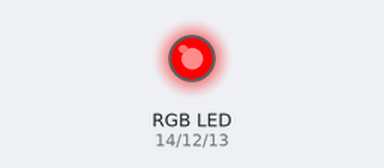
The program below on a simulated MicroPython board. On the bench: an RGB LED mixed from three pins (HIGH = lit).

Above: at 2.35 s.
At 20.6 s:
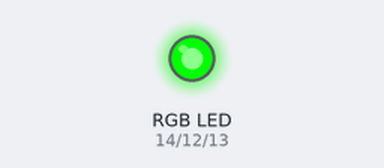
At 29.0 s:
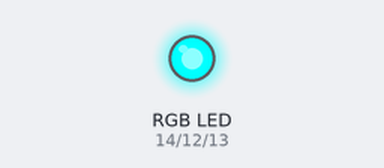
At 33.7 s:
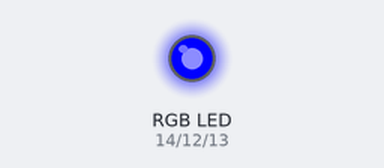
At 34.7 s:
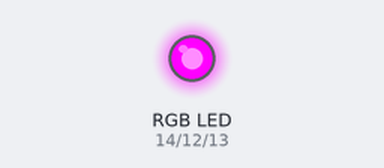
At 37.7 s:
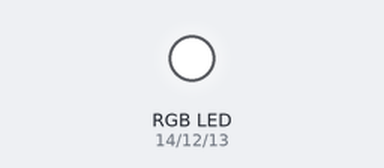
Timing chart, 0 to 40.0 s (numbered marks = the images above):
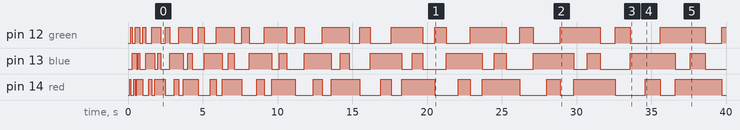

The program:

dodatni_z2.py
```python
import time
from machine import Pin
time.sleep(0.1) # Wait for USB to become ready

red = Pin(14, Pin.OUT)
green = Pin(12, Pin.OUT)
blue = Pin(13, Pin.OUT)

pins = [red, green, blue]

trajanje = 0.1

while True:
    while trajanje < 1.1:
        for lRGB in [[1, 0, 0], [0, 1, 0], [0, 0, 1], [1, 0, 1], [0, 1, 1], [1, 1, 0], [1, 1, 1]]:
            for pin, value in zip(pins, lRGB):
                pin.value(value)
            time.sleep(trajanje)
        trajanje += 0.1

    while trajanje > 0.1:
        for lRGB in [[1, 0, 0], [0, 1, 0], [0, 0, 1], [1, 0, 1], [0, 1, 1], [1, 1, 0], [1, 1, 1]]:
            for pin, value in zip(pins, lRGB):
                pin.value(value)
            time.sleep(trajanje)
        trajanje -= 0.1
```

Measured:
- by itself, pin 12 (green): LOW → HIGH at 0.20 s, → LOW 0.10 s later, → HIGH 0.20 s later, → LOW 0.30 s later, … (41 changes in this stretch)
- by itself, pin 13 (blue): LOW → HIGH at 0.30 s, → LOW 0.30 s later, → HIGH 0.10 s later, → LOW 0.10 s later, … (40 changes in this stretch)
- by itself, pin 14 (red): LOW → HIGH at 0.10 s, → LOW 0.10 s later, → HIGH 0.20 s later, → LOW 0.10 s later, … (42 changes in this stretch)
